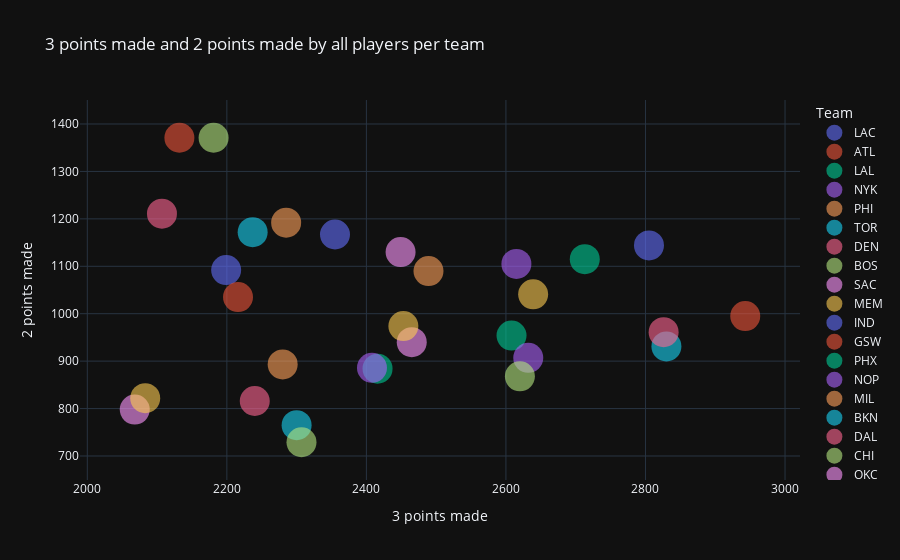

Write notebook code for a chart like this one.
### Markdown cell above
### Quais são os times que mais tiveram mais volumes de 3 e quais tiveram em infiltrações e bola de meia distância

### Code cell
px.scatter(
    data_frame=df_times,
    x="2PM",
    y="3PM",
    color="Team",
    template="plotly_dark",
    opacity=0.6,
    title="3 points made and 2 points made by all players per team",
).update_traces(marker_size=30).update_layout(
    xaxis_title="3 points made", yaxis_title="2 points made"
)

### Figure 1 — Plotly figure (JSON) as saved in the notebook; plotly's stock layout.template omitted (floating-point values rounded to 4 significant figures)
{"data": [{"hovertemplate": "Team=LAC<br>2PM=%{x}<br>3PM=%{y}<extra></extra>", "legendgroup": "LAC", "marker": {"color": "#636efa", "opacity": 0.6, "size": 30, "symbol": "circle"}, "mode": "markers", "name": "LAC", "orientation": "v", "showlegend": true, "type": "scatter", "x": [2805], "xaxis": "x", "y": [1144], "yaxis": "y"}, {"hovertemplate": "Team=ATL<br>2PM=%{x}<br>3PM=%{y}<extra></extra>", "legendgroup": "ATL", "marker": {"color": "#EF553B", "opacity": 0.6, "size": 30, "symbol": "circle"}, "mode": "markers", "name": "ATL", "orientation": "v", "showlegend": true, "type": "scatter", "x": [2943], "xaxis": "x", "y": [995], "yaxis": "y"}, {"hovertemplate": "Team=LAL<br>2PM=%{x}<br>3PM=%{y}<extra></extra>", "legendgroup": "LAL", "marker": {"color": "#00cc96", "opacity": 0.6, "size": 30, "symbol": "circle"}, "mode": "markers", "name": "LAL", "orientation": "v", "showlegend": true, "type": "scatter", "x": [2713], "xaxis": "x", "y": [1115], "yaxis": "y"}, {"hovertemplate": "Team=NYK<br>2PM=%{x}<br>3PM=%{y}<extra></extra>", "legendgroup": "NYK", "marker": {"color": "#ab63fa", "opacity": 0.6, "size": 30, "symbol": "circle"}, "mode": "markers", "name": "NYK", "orientation": "v", "showlegend": true, "type": "scatter", "x": [2615], "xaxis": "x", "y": [1105], "yaxis": "y"}, {"hovertemplate": "Team=PHI<br>2PM=%{x}<br>3PM=%{y}<extra></extra>", "legendgroup": "PHI", "marker": {"color": "#FFA15A", "opacity": 0.6, "size": 30, "symbol": "circle"}, "mode": "markers", "name": "PHI", "orientation": "v", "showlegend": true, "type": "scatter", "x": [2489], "xaxis": "x", "y": [1090], "yaxis": "y"}, {"hovertemplate": "Team=TOR<br>2PM=%{x}<br>3PM=%{y}<extra></extra>", "legendgroup": "TOR", "marker": {"color": "#19d3f3", "opacity": 0.6, "size": 30, "symbol": "circle"}, "mode": "markers", "name": "TOR", "orientation": "v", "showlegend": true, "type": "scatter", "x": [2830], "xaxis": "x", "y": [931], "yaxis": "y"}, {"hovertemplate": "Team=DEN<br>2PM=%{x}<br>3PM=%{y}<extra></extra>", "legendgroup": "DEN", "marker": {"color": "#FF6692", "opacity": 0.6, "size": 30, "symbol": "circle"}, "mode": "markers", "name": "DEN", "orientation": "v", "showlegend": true, "type": "scatter", "x": [2826], "xaxis": "x", "y": [961], "yaxis": "y"}, {"hovertemplate": "Team=BOS<br>2PM=%{x}<br>3PM=%{y}<extra></extra>", "legendgroup": "BOS", "marker": {"color": "#B6E880", "opacity": 0.6, "size": 30, "symbol": "circle"}, "mode": "markers", "name": "BOS", "orientation": "v", "showlegend": true, "type": "scatter", "x": [2181], "xaxis": "x", "y": [1371], "yaxis": "y"}, {"hovertemplate": "Team=SAC<br>2PM=%{x}<br>3PM=%{y}<extra></extra>", "legendgroup": "SAC", "marker": {"color": "#FF97FF", "opacity": 0.6, "size": 30, "symbol": "circle"}, "mode": "markers", "name": "SAC", "orientation": "v", "showlegend": true, "type": "scatter", "x": [2449], "xaxis": "x", "y": [1130], "yaxis": "y"}, {"hovertemplate": "Team=MEM<br>2PM=%{x}<br>3PM=%{y}<extra></extra>", "legendgroup": "MEM", "marker": {"color": "#FECB52", "opacity": 0.6, "size": 30, "symbol": "circle"}, "mode": "markers", "name": "MEM", "orientation": "v", "showlegend": true, "type": "scatter", "x": [2639], "xaxis": "x", "y": [1041], "yaxis": "y"}, {"hovertemplate": "Team=IND<br>2PM=%{x}<br>3PM=%{y}<extra></extra>", "legendgroup": "IND", "marker": {"color": "#636efa", "opacity": 0.6, "size": 30, "symbol": "circle"}, "mode": "markers", "name": "IND", "orientation": "v", "showlegend": true, "type": "scatter", "x": [2355], "xaxis": "x", "y": [1167], "yaxis": "y"}, {"hovertemplate": "Team=GSW<br>2PM=%{x}<br>3PM=%{y}<extra></extra>", "legendgroup": "GSW", "marker": {"color": "#EF553B", "opacity": 0.6, "size": 30, "symbol": "circle"}, "mode": "markers", "name": "GSW", "orientation": "v", "showlegend": true, "type": "scatter", "x": [2132], "xaxis": "x", "y": [1371], "yaxis": "y"}, {"hovertemplate": "Team=PHX<br>2PM=%{x}<br>3PM=%{y}<extra></extra>", "legendgroup": "PHX", "marker": {"color": "#00cc96", "opacity": 0.6, "size": 30, "symbol": "circle"}, "mode": "markers", "name": "PHX", "orientation": "v", "showlegend": true, "type": "scatter", "x": [2608], "xaxis": "x", "y": [954], "yaxis": "y"}, {"hovertemplate": "Team=NOP<br>2PM=%{x}<br>3PM=%{y}<extra></extra>", "legendgroup": "NOP", "marker": {"color": "#ab63fa", "opacity": 0.6, "size": 30, "symbol": "circle"}, "mode": "markers", "name": "NOP", "orientation": "v", "showlegend": true, "type": "scatter", "x": [2632], "xaxis": "x", "y": [907], "yaxis": "y"}, {"hovertemplate": "Team=MIL<br>2PM=%{x}<br>3PM=%{y}<extra></extra>", "legendgroup": "MIL", "marker": {"color": "#FFA15A", "opacity": 0.6, "size": 30, "symbol": "circle"}, "mode": "markers", "name": "MIL", "orientation": "v", "showlegend": true, "type": "scatter", "x": [2285], "xaxis": "x", "y": [1192], "yaxis": "y"}, {"hovertemplate": "Team=BKN<br>2PM=%{x}<br>3PM=%{y}<extra></extra>", "legendgroup": "BKN", "marker": {"color": "#19d3f3", "opacity": 0.6, "size": 30, "symbol": "circle"}, "mode": "markers", "name": "BKN", "orientation": "v", "showlegend": true, "type": "scatter", "x": [2237], "xaxis": "x", "y": [1172], "yaxis": "y"}, {"hovertemplate": "Team=DAL<br>2PM=%{x}<br>3PM=%{y}<extra></extra>", "legendgroup": "DAL", "marker": {"color": "#FF6692", "opacity": 0.6, "size": 30, "symbol": "circle"}, "mode": "markers", "name": "DAL", "orientation": "v", "showlegend": true, "type": "scatter", "x": [2107], "xaxis": "x", "y": [1211], "yaxis": "y"}, {"hovertemplate": "Team=CHI<br>2PM=%{x}<br>3PM=%{y}<extra></extra>", "legendgroup": "CHI", "marker": {"color": "#B6E880", "opacity": 0.6, "size": 30, "symbol": "circle"}, "mode": "markers", "name": "CHI", "orientation": "v", "showlegend": true, "type": "scatter", "x": [2620], "xaxis": "x", "y": [868], "yaxis": "y"}, {"hovertemplate": "Team=OKC<br>2PM=%{x}<br>3PM=%{y}<extra></extra>", "legendgroup": "OKC", "marker": {"color": "#FF97FF", "opacity": 0.6, "size": 30, "symbol": "circle"}, "mode": "markers", "name": "OKC", "orientation": "v", "showlegend": true, "type": "scatter", "x": [2465], "xaxis": "x", "y": [940], "yaxis": "y"}, {"hovertemplate": "Team=MIN<br>2PM=%{x}<br>3PM=%{y}<extra></extra>", "legendgroup": "MIN", "marker": {"color": "#FECB52", "opacity": 0.6, "size": 30, "symbol": "circle"}, "mode": "markers", "name": "MIN", "orientation": "v", "showlegend": true, "type": "scatter", "x": [2453], "xaxis": "x", "y": [974], "yaxis": "y"}, {"hovertemplate": "Team=POR<br>2PM=%{x}<br>3PM=%{y}<extra></extra>", "legendgroup": "POR", "marker": {"color": "#636efa", "opacity": 0.6, "size": 30, "symbol": "circle"}, "mode": "markers", "name": "POR", "orientation": "v", "showlegend": true, "type": "scatter", "x": [2199], "xaxis": "x", "y": [1092], "yaxis": "y"}, {"hovertemplate": "Team=MIA<br>2PM=%{x}<br>3PM=%{y}<extra></extra>", "legendgroup": "MIA", "marker": {"color": "#EF553B", "opacity": 0.6, "size": 30, "symbol": "circle"}, "mode": "markers", "name": "MIA", "orientation": "v", "showlegend": true, "type": "scatter", "x": [2216], "xaxis": "x", "y": [1035], "yaxis": "y"}, {"hovertemplate": "Team=CLE<br>2PM=%{x}<br>3PM=%{y}<extra></extra>", "legendgroup": "CLE", "marker": {"color": "#00cc96", "opacity": 0.6, "size": 30, "symbol": "circle"}, "mode": "markers", "name": "CLE", "orientation": "v", "showlegend": true, "type": "scatter", "x": [2416], "xaxis": "x", "y": [884], "yaxis": "y"}, {"hovertemplate": "Team=WAS<br>2PM=%{x}<br>3PM=%{y}<extra></extra>", "legendgroup": "WAS", "marker": {"color": "#ab63fa", "opacity": 0.6, "size": 30, "symbol": "circle"}, "mode": "markers", "name": "WAS", "orientation": "v", "showlegend": true, "type": "scatter", "x": [2408], "xaxis": "x", "y": [886], "yaxis": "y"}, {"hovertemplate": "Team=SAS<br>2PM=%{x}<br>3PM=%{y}<extra></extra>", "legendgroup": "SAS", "marker": {"color": "#FFA15A", "opacity": 0.6, "size": 30, "symbol": "circle"}, "mode": "markers", "name": "SAS", "orientation": "v", "showlegend": true, "type": "scatter", "x": [2280], "xaxis": "x", "y": [893], "yaxis": "y"}, {"hovertemplate": "Team=ORL<br>2PM=%{x}<br>3PM=%{y}<extra></extra>", "legendgroup": "ORL", "marker": {"color": "#19d3f3", "opacity": 0.6, "size": 30, "symbol": "circle"}, "mode": "markers", "name": "ORL", "orientation": "v", "showlegend": true, "type": "scatter", "x": [2300], "xaxis": "x", "y": [765], "yaxis": "y"}, {"hovertemplate": "Team=DET<br>2PM=%{x}<br>3PM=%{y}<extra></extra>", "legendgroup": "DET", "marker": {"color": "#FF6692", "opacity": 0.6, "size": 30, "symbol": "circle"}, "mode": "markers", "name": "DET", "orientation": "v", "showlegend": true, "type": "scatter", "x": [2240], "xaxis": "x", "y": [816], "yaxis": "y"}, {"hovertemplate": "Team=HOU<br>2PM=%{x}<br>3PM=%{y}<extra></extra>", "legendgroup": "HOU", "marker": {"color": "#B6E880", "opacity": 0.6, "size": 30, "symbol": "circle"}, "mode": "markers", "name": "HOU", "orientation": "v", "showlegend": true, "type": "scatter", "x": [2307], "xaxis": "x", "y": [729], "yaxis": "y"}, {"hovertemplate": "Team=UTA<br>2PM=%{x}<br>3PM=%{y}<extra></extra>", "legendgroup": "UTA", "marker": {"color": "#FF97FF", "opacity": 0.6, "size": 30, "symbol": "circle"}, "mode": "markers", "name": "UTA", "orientation": "v", "showlegend": true, "type": "scatter", "x": [2068], "xaxis": "x", "y": [798], "yaxis": "y"}, {"hovertemplate": "Team=CHA<br>2PM=%{x}<br>3PM=%{y}<extra></extra>", "legendgroup": "CHA", "marker": {"color": "#FECB52", "opacity": 0.6, "size": 30, "symbol": "circle"}, "mode": "markers", "name": "CHA", "orientation": "v", "showlegend": true, "type": "scatter", "x": [2083], "xaxis": "x", "y": [822], "yaxis": "y"}], "layout": {"legend": {"title": {"text": "Team"}, "tracegroupgap": 0}, "title": {"text": "3 points made and 2 points made by all players per team"}, "xaxis": {"anchor": "y", "domain": [0, 1], "title": {"text": "3 points made"}}, "yaxis": {"anchor": "x", "domain": [0, 1], "title": {"text": "2 points made"}}}}
